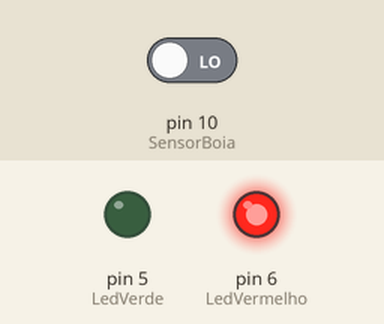
Simulated run of this sketch. Board: Arduino Uno, built with avr-gcc and run on an emulated ATmega328P. Shown: output pins drawn as LEDs (lit = HIGH). The inputs (shaded band) are chosen by the test bench; at power-on: pin 10 (SensorBoia) LOW. What the sketch prints to the serial monitor is not drawn.

Above: at 1.4 s.
1.5 s: pin 10 (SensorBoia) driven HIGH
At 2.0 s:
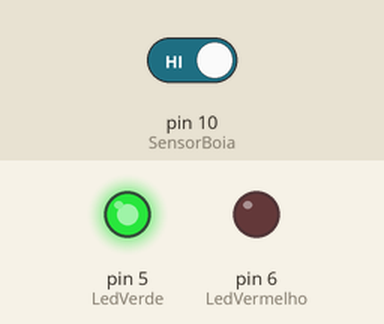
3.0 s: pin 10 (SensorBoia) driven LOW
At 3.3 s:
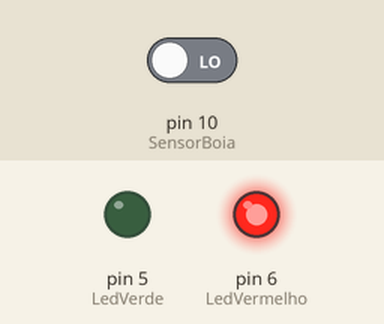
Timing chart, 0 to 6.0 s (numbered marks = the images above; inputs shaded):
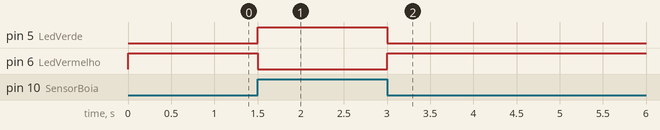

The sketch:

SensorBoia_CC2025.ino
```cpp
#define SensorBoia 10
#define LedVermelho 6
#define LedVerde 5

int leituraSensor ;

void setup() {
  Serial.begin(9600);
  pinMode(SensorBoia, INPUT);
  pinMode(LedVermelho, OUTPUT);
  pinMode(LedVerde, OUTPUT);
}

void loop() {
  leituraSensor = digitalRead(SensorBoia);
  Serial.print("Leitura do sensor: ");
  Serial.print(leituraSensor);

  if (leituraSensor == HIGH){
    Serial.print("Nível de água alto");
    digitalWrite(LedVermelho, LOW);
    digitalWrite(LedVerde, HIGH);
  }
  else{
    Serial.print("Nível de água alto");
    digitalWrite(LedVermelho, HIGH);
    digitalWrite(LedVerde, LOW);
  }
 delay(300);
}
```

Measured:
- after the input at 1.5 s, pin 5 (LedVerde): LOW → HIGH at once; pin 6 (LedVermelho): HIGH → LOW at once
- after the input at 3.0 s, pin 5 (LedVerde): HIGH → LOW at once; pin 6 (LedVermelho): LOW → HIGH at once
